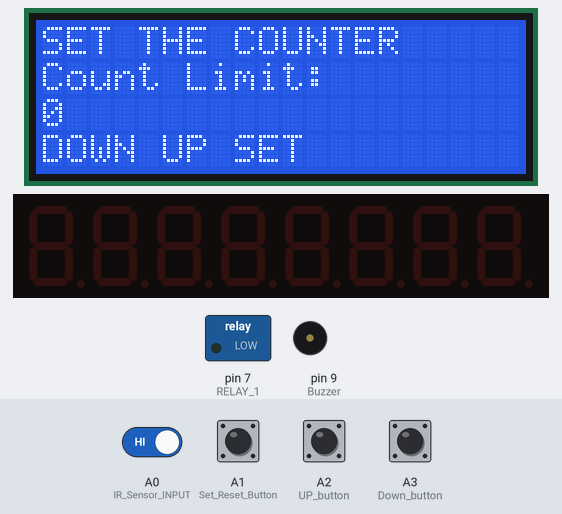
The sketch below on a simulated Arduino Uno, built with avr-gcc and run on an emulated ATmega328P. Shown: 20×4 character LCD, 8-digit seven-segment display, switched loads named in the sketch (green lamp = pin HIGH), buzzer (waves = sounding, pin HIGH). The test bench sets the inputs (shaded band); at power-on: A0 (IR_Sensor_INPUT), A1 (Set_Reset_Button), A2 (UP_button), A3 (Down_button) HIGH. EEPROM starts erased; pins used as bus, display or sensor lines are not drawn; what the sketch prints to the serial monitor is not drawn.

Above: at 10.7 s.
10.8 s: A1 (Set_Reset_Button) pulled LOW for 0.2 s
At 12.3 s:
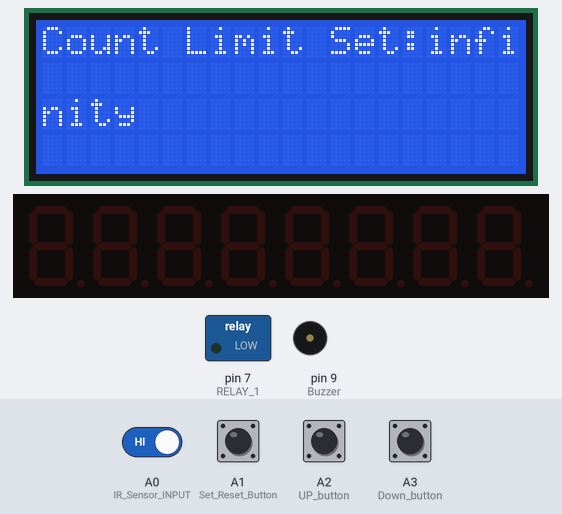
14.0 s: A3 (Down_button) pulled LOW for 0.2 s
At 16.4 s:
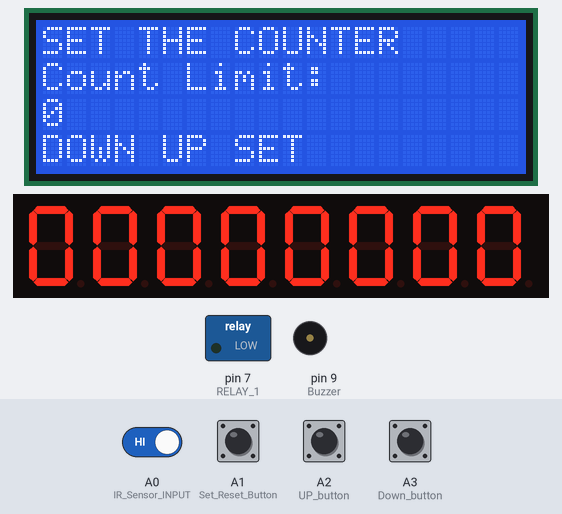
17.2 s: A2 (UP_button) pulled LOW for 1 s
At 17.38 s:
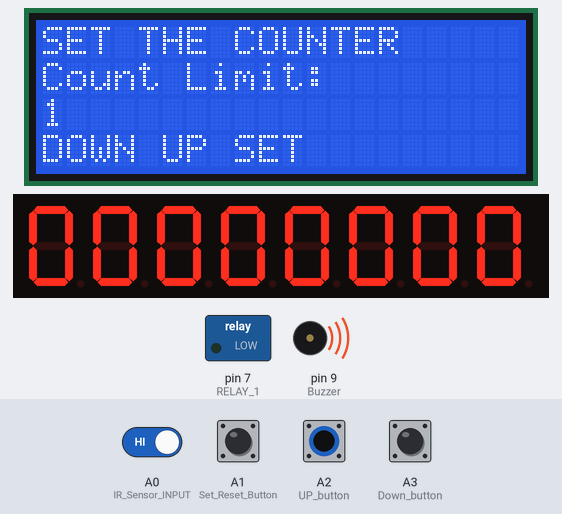
19.7 s: A1 (Set_Reset_Button) pulled LOW for 1 s
At 20.4 s:
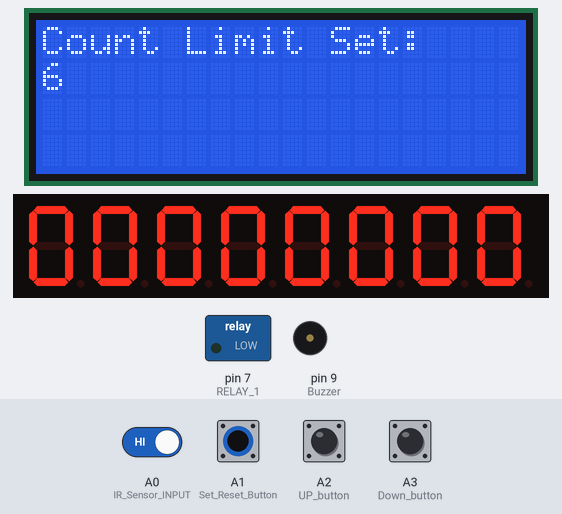
23.7 s: A0 (IR_Sensor_INPUT) driven LOW
At 24.9 s:
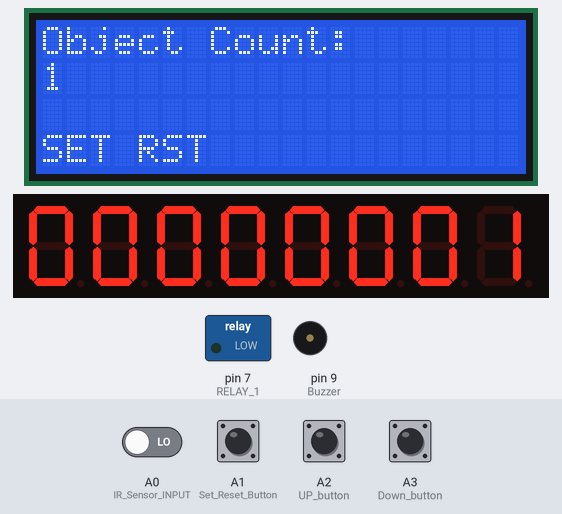
25.2 s: A3 (Down_button) pulled LOW for 1 s
At 25.9 s:
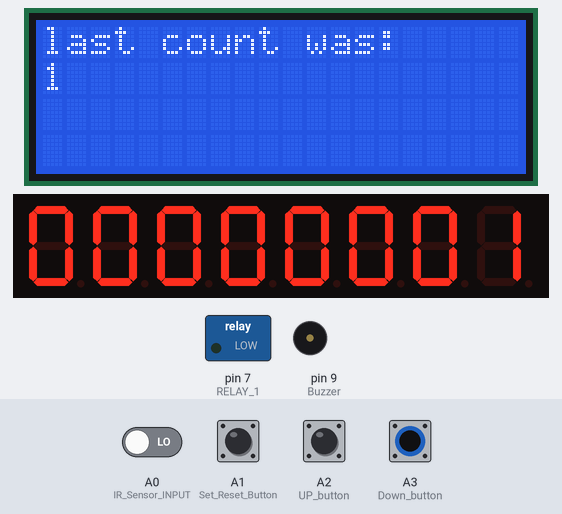
Timing chart, 0 to 28.2 s (numbered marks = the images above; inputs shaded):
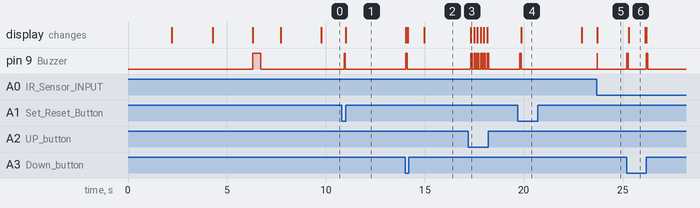

The sketch:

Counter_GAT.ino
```cpp
  int Count_limit = 0; // declare count limit variable to zero

int IR_Sensor_INPUT = A0; //E18*D80NK IR Infrared Sensor input pin to Arduino pin A0

long int counter = 0; // Set counter variable to 0

long int RELAY = 0;

int hitObject = false;

int Buzzer = 9; // Positive pin of Buzzer to Arduino pin 9

int Set_Reset_Button = A1; // Button to reset the count value to Arduino pin A1

int UP_button = A2; // Button to count up to Arduino pin A2

int Down_button = A3; // Button to count Down to Arduino pin A3

int Set_Reset_Button_State= 1;

int Up_Button_State = 1;

int Down_Button_State = 0;

int ssr = 8; // Amnode pin of the LED to Arduino pin 8

int RELAY_1 = 7; // Amnode pin of the LED to Arduino pin 8

#include "LedControl.h" // include the Led display library:

LedControl lc=LedControl(12,11,10,1);// initialize the library with the numbers of the interface pins

#include <Wire.h>
#include <LiquidCrystal_I2C.h>

LiquidCrystal_I2C lcd(0x27,20,4);

#include <EEPROM.h> // include the EEPROM library to store last count even after power loose

int addr = 0; //Set EEPROM Address to zero

void setup() {

pinMode(Set_Reset_Button, INPUT_PULLUP); // SET PUSH Button as input

pinMode(UP_button, INPUT_PULLUP); // UP PUSH Button as input

pinMode(Down_button, INPUT_PULLUP); //DOWN PUSH Button as input

pinMode(Buzzer, OUTPUT); // Buzzer as output
pinMode(RELAY_1, OUTPUT); // LED as output

pinMode(ssr, OUTPUT); // LED as output

lc.shutdown(0,false);

lc.setIntensity(0,8);

lc.clearDisplay(0);

Serial.begin(9600);

pinMode(IR_Sensor_INPUT,INPUT_PULLUP); // IR sensor as INPUT(Used inbuilt pullup resister using program)
  lcd.begin();
  // Print a message to the LCD.
  lcd.backlight();

// ###Print follwing details to the LCD at the start###//

lcd.print("********************");

lcd.setCursor(0,1);

lcd.print("*GATRON INDUSTRIES*");

lcd.setCursor(0,2);

lcd.print("     *LIMITED*   ");

lcd.setCursor(0,3);

lcd.print("********************");
lcd.setCursor(0,4);
delay(2000);
lcd.clear();
lcd.print("********************");

lcd.setCursor(0,1);

lcd.print("**PREFORMS COUNTER**");

lcd.setCursor(0,2);

lcd.print("     *SYSTEM*   ");

lcd.setCursor(0,3);

lcd.print("********************");
lcd.setCursor(0,4);
delay(2000);
lcd.clear();
lcd.print("********************");

lcd.setCursor(0,1);

lcd.print("**** DESIGNED BY ***");

lcd.setCursor(0,2);

lcd.print("***SYED USAID ALI***");

lcd.setCursor(0,3);

lcd.print("********************");
lcd.setCursor(0,4);
delay(2000);
lcd.clear();

//Trun on Buzzer and off after 200ms delay//

digitalWrite(Buzzer, HIGH);

delay(400);

digitalWrite(Buzzer, LOW);

delay(1000);

lcd.clear();

lcd.setCursor(0,0);

lcd.print("last count was:");

lcd.setCursor(0,1);

lcd.print(EEPROM.read(addr));// show the previous count

delay(2000);

set_count_limit(); //cal set_count function

lcd.clear();

lcd.setCursor(0,0);

lcd.print("Preform Count:");

lcd.setCursor(0,1);

lcd.print(counter); // show counter value

led_display(counter);

}

void loop() {
counter_();
counter = 0;// call counter

led_display(counter);

digitalWrite(Buzzer, LOW);

lcd.clear();

lcd.setCursor(0,0);

lcd.print("last count was:");

lcd.setCursor(0,1);

lcd.print(EEPROM.read(addr));

delay(2000);

Set_Reset_Button_State = LOW;

//digitalWrite(RELAY, HIGH);

set_count_limit();

lcd.clear();

lcd.setCursor(0,0);

lcd.print("Object Count:");

lcd.setCursor(0,1);

lcd.print(counter);

led_display(counter);

RELAY_();
counter = 0;
led_display(counter);

digitalWrite(Buzzer, LOW);

lcd.clear();

lcd.setCursor(0,0);

lcd.print("last count was:");

lcd.setCursor(0,1);

lcd.print(EEPROM.read(addr));

delay(2000);

Set_Reset_Button_State = LOW;

//digitalWrite(RELAY, HIGH);

set_count_limit();

lcd.clear();

lcd.setCursor(0,0);

lcd.print("Object Count:");

lcd.setCursor(0,1);

lcd.print(counter);

led_display(counter);
}

void counter_(){

while(1){

digitalWrite(RELAY_1, 0);
lcd.setCursor(0,3);

lcd.print("SET RST");

Set_Reset_Button_State= digitalRead(Set_Reset_Button); // read the reset button sate(LOW or HIGH)

Down_Button_State = digitalRead(Down_button); // read the DOWN button sate(LOW or HIGH)

Up_Button_State = digitalRead(UP_button); // read the UP button sate(LOW or HIGH)

if(Set_Reset_Button_State== HIGH){ // This if loop will be executed if the SET button is HIGH

lcd.setCursor(0,1);

digitalWrite(ssr, HIGH);

int val = digitalRead(IR_Sensor_INPUT); // read the IR_Sensor

if( (val == 0) && (hitObject == false) ){ // this code will execute when object in range

counter++;

hitObject = true;

EEPROM.write(addr, counter); // store the count value in EEPROM

Serial.print("Counter = ");

lcd.print(counter);

led_display(counter);

if(counter == Count_limit){ // this loop will be executed once the count reach the count limit

digitalWrite(Buzzer, HIGH); // buzzer ON 30 sec
delay(400);
lcd.setCursor(0,2);

lcd.print("  R.Cnt Lmt Reached");

digitalWrite(ssr, LOW);
//##################################################
delay(2000);
//digitalWrite(RELAY_1, 1);
//delay(1500);
digitalWrite(Buzzer, LOW);

//##################################################
//Set_Reset_Button_State= digitalRead(Set_Reset_Button); // read the reset button sate(LOW or HIGH

delay(1000);
lcd.setCursor(0,2);
lcd.print(" ");
break;
}
else{

digitalWrite(Buzzer, HIGH);

delay(20);

digitalWrite(Buzzer, LOW);

lcd.setCursor(0,2);


}

}

else if( (val ==1) && (hitObject == true) ){ // this code will execute when object is not in range

hitObject = false;

}

}

else if (Set_Reset_Button_State== LOW){ // this code will execute when reset button pressed

counter = 0;

digitalWrite(Buzzer, HIGH);

delay(200);

digitalWrite(Buzzer, LOW);

lcd.clear();

lcd.setCursor(0,0);

lcd.print("Object Count:");

lcd.setCursor(0,1);

lcd.print(counter);

led_display(counter);

}

if(Down_Button_State == LOW){ // Count set loop will be executed once down button is pressed.

digitalWrite(ssr, LOW);
digitalWrite(Buzzer, HIGH);

delay(70);

digitalWrite(Buzzer, LOW);

lcd.clear();

lcd.setCursor(0,0);

lcd.print("last count was:");

lcd.setCursor(0,1);

lcd.print(EEPROM.read(addr));

delay(800);

set_count_limit(); // call set count limit

lcd.clear();

lcd.setCursor(0,0);

lcd.print("Object Count:");

lcd.setCursor(0,1);

counter = 0;

lcd.print(counter);

led_display(counter);

}
}

}///// END

void RELAY_(){

while(1){

digitalWrite(ssr, 0);
lcd.setCursor(0,3);

lcd.print("SET RST");

Set_Reset_Button_State= digitalRead(Set_Reset_Button); // read the reset button sate(LOW or HIGH)

Down_Button_State = digitalRead(Down_button); // read the DOWN button sate(LOW or HIGH)

Up_Button_State = digitalRead(UP_button); // read the UP button sate(LOW or HIGH)

if(Set_Reset_Button_State== HIGH){ // This if loop will be executed if the SET button is HIGH

lcd.setCursor(0,1);

digitalWrite(RELAY_1, HIGH);

int val = digitalRead(IR_Sensor_INPUT); // read the IR_Sensor

if( (val == 0) && (hitObject == false) ){ // this code will execute when object in range

counter++;

hitObject = true;

EEPROM.write(addr, counter); // store the count value in EEPROM

Serial.print("Counter = ");

lcd.print(counter);

led_display(counter);

if(counter == Count_limit){ // this loop will be executed once the count reach the count limit

digitalWrite(Buzzer, HIGH); // buzzer ON 30 sec
delay(400);
lcd.setCursor(0,2);

lcd.print(" L.Cnt Lmt Reached");

digitalWrite(RELAY_1, LOW);
//##################################################
delay(2000);
//digitalWrite(RELAY_1, 1);
//delay(1500);
digitalWrite(Buzzer, LOW);

delay(1000);
lcd.setCursor(0,2);
lcd.print(" ");
break;
}
else{

digitalWrite(Buzzer, HIGH);

delay(20);

digitalWrite(Buzzer, LOW);

lcd.setCursor(0,2);


}

}

else if( (val ==1) && (hitObject == true) ){ // this code will execute when object is not in range

hitObject = false;

}

}

else if (Set_Reset_Button_State== LOW){ // this code will execute when reset button pressed

counter = 0;

digitalWrite(Buzzer, HIGH);

delay(200);

digitalWrite(Buzzer, LOW);

lcd.clear();

lcd.setCursor(0,0);

lcd.print("Object Count:");

lcd.setCursor(0,1);

lcd.print(counter);

led_display(counter);

}

if(Down_Button_State == LOW){ // Count set loop will be executed once down button is pressed.

digitalWrite(RELAY_1, LOW);
digitalWrite(Buzzer, HIGH);

delay(70);

digitalWrite(Buzzer, LOW);

lcd.clear();

lcd.setCursor(0,0);

lcd.print("last count was:");

lcd.setCursor(0,1);

lcd.print(EEPROM.read(addr));

delay(800);

set_count_limit(); // call set count limit

lcd.clear();

lcd.setCursor(0,0);

lcd.print("Object Count:");

lcd.setCursor(0,1);

counter = 0;

lcd.print(counter);

led_display(counter);

}
}
}


///////////////////////////////////////////////////////
///new functon/////

int set_count_limit() //defined the count limit set function here.

{
counter=0;
//RELAY=0;

//led_display();

while (Set_Reset_Button_State == HIGH)

{

Set_Reset_Button_State= digitalRead(Set_Reset_Button);

Up_Button_State = digitalRead(UP_button);

Down_Button_State = digitalRead(Down_button);

lcd.clear();

lcd.setCursor(0,0);

lcd.print("SET THE COUNTER");

lcd.setCursor(0,1);

lcd.print("Count Limit:");

lcd.setCursor(0,2);

lcd.print(Count_limit);

lcd.setCursor(0,3);

lcd.print("DOWN UP SET");

delay(50);

if (Up_Button_State == LOW) //Increase the count Limit

{

Count_limit++;

lcd.setCursor(0,2);

lcd.print(Count_limit);

digitalWrite(Buzzer, HIGH);

delay(70);

digitalWrite(Buzzer, LOW);

}

else if(Down_Button_State == LOW) //Decrese the count Limit


{ if (Count_limit > 0)

{

Count_limit--;

lcd.setCursor(0,2);

lcd.print(Count_limit);

digitalWrite(Buzzer, HIGH);

delay(70);

digitalWrite(Buzzer, LOW);

}

}

}

digitalWrite(Buzzer, HIGH);

delay(70);

digitalWrite(Buzzer, LOW);

lcd.clear();

lcd.setCursor(0,0);

lcd.print("Count Limit Set:");

if(Count_limit==0){ // if the count limit is zero then the counter set infinite limit

lcd.print("infinity");

}else{

lcd.setCursor(0,1);

lcd.print(Count_limit);

}

delay(3000);

}

void led_display(int v){ // led display function

int ones;
  int tens;
  int hundreds;
  int thousands;
  int sepuluhribu;
  int seratusribu;
  int satujuta;
  int sepuluhjuta;

  if(v < 10000000){
    ones=v%10;
    v=v/10;
    tens=v%10;
    v=v/10;
    hundreds=v%10;
    v=v/10;
    thousands=v;

    //Now print the number digit by digit
    lc.setDigit(0,7,(byte)sepuluhjuta,false);
    lc.setDigit(0,6,(byte)satujuta,false);
    lc.setDigit(0,5,(byte)seratusribu,false);
    lc.setDigit(0,4,(byte)sepuluhribu,false);
    lc.setDigit(0,3,(byte)thousands,false);
    lc.setDigit(0,2,(byte)hundreds,false);
    lc.setDigit(0,1,(byte)tens,false);
    lc.setDigit(0,0,(byte)ones,false);
  }
  else{
    lc.setChar(0,0,'E',false);
  }  }
```

Measured:
- after the input at 10.8 s, pin 9 (Buzzer): LOW → HIGH after 0.12 s, → LOW 0.07 s later; the display: changes after 0.21 s (image 1)
- after the input at 14.0 s, pin 9 (Buzzer): LOW → HIGH at once, → LOW 0.07 s later; the display: first differs from a run without the input after 0.13 s (image 2 shows a later state)
- after the input at 17.2 s, pin 9 (Buzzer): alternates HIGH for 0.07 s and LOW for 0.09 s, 12 changes in all, then stays LOW, starting after 0.13 s; the display: changes after 0.13 s (image 3)
- after the input at 19.7 s, pin 9 (Buzzer): LOW → HIGH after 0.09 s, → LOW 0.07 s later; the display: changes after 0.18 s (image 4)
- after the input at 23.7 s, pin 9 (Buzzer): LOW → HIGH at once, → LOW 0.02 s later; the display: changes at once (image 5)
- after the input at 25.2 s, pin 9 (Buzzer): alternates HIGH for 0.07 s and LOW for 0.91 s, 4 changes in all, then stays LOW, starting at once; the display: changes after 0.10 s (image 6)
- what the display in image 6 shows lasts 0.8 s, from 25.3 s to 26.1 s
